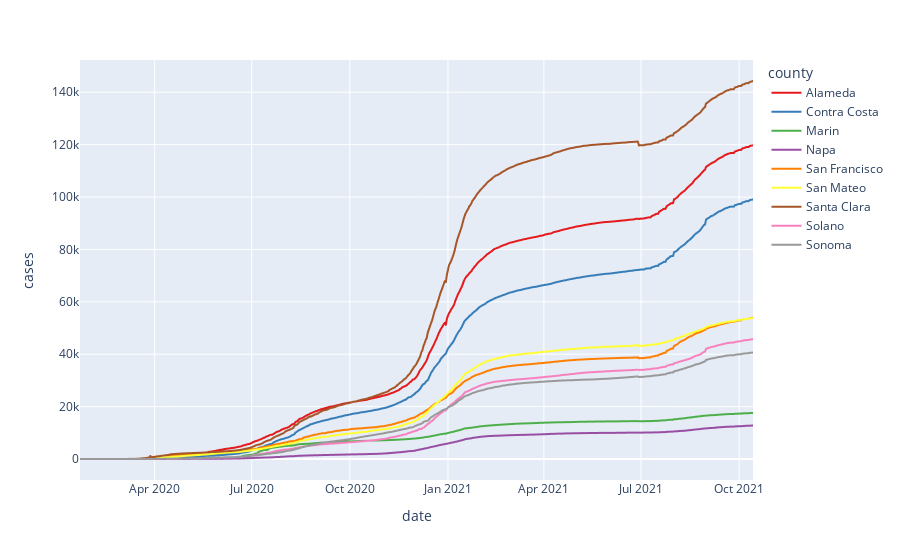

Notebook source saved alongside this figure:
### Code cell
fig = px.line(
    df_plot,
    x='date',
    y="cases",
    color='county',
    color_discrete_sequence=px.colors.qualitative.Set1,
)
fig.write_html('total_cases_by_county.html')
fig.show()

### Figure 1 — Plotly figure (JSON) as saved in the notebook; plotly's stock layout.template omitted (floating-point values rounded to 4 significant figures; data arrays with more than 128 entries replaced by an {"elided": "..."} marker saying what was removed)
{"data": [{"hovertemplate": "county=Alameda<br>date=%{x}<br>cases=%{y}<extra></extra>", "legendgroup": "Alameda", "line": {"color": "rgb(228,26,28)", "dash": "solid"}, "marker": {"symbol": "circle"}, "mode": "lines", "name": "Alameda", "showlegend": true, "type": "scattergl", "x": {"elided": "632 str values"}, "xaxis": "x", "y": {"elided": "632 int values"}, "yaxis": "y"}, {"hovertemplate": "county=Contra Costa<br>date=%{x}<br>cases=%{y}<extra></extra>", "legendgroup": "Contra Costa", "line": {"color": "rgb(55,126,184)", "dash": "solid"}, "marker": {"symbol": "circle"}, "mode": "lines", "name": "Contra Costa", "showlegend": true, "type": "scattergl", "x": {"elided": "632 str values"}, "xaxis": "x", "y": {"elided": "632 int values"}, "yaxis": "y"}, {"hovertemplate": "county=Marin<br>date=%{x}<br>cases=%{y}<extra></extra>", "legendgroup": "Marin", "line": {"color": "rgb(77,175,74)", "dash": "solid"}, "marker": {"symbol": "circle"}, "mode": "lines", "name": "Marin", "showlegend": true, "type": "scattergl", "x": {"elided": "632 str values"}, "xaxis": "x", "y": {"elided": "632 int values"}, "yaxis": "y"}, {"hovertemplate": "county=Napa<br>date=%{x}<br>cases=%{y}<extra></extra>", "legendgroup": "Napa", "line": {"color": "rgb(152,78,163)", "dash": "solid"}, "marker": {"symbol": "circle"}, "mode": "lines", "name": "Napa", "showlegend": true, "type": "scattergl", "x": {"elided": "632 str values"}, "xaxis": "x", "y": {"elided": "632 int values"}, "yaxis": "y"}, {"hovertemplate": "county=San Francisco<br>date=%{x}<br>cases=%{y}<extra></extra>", "legendgroup": "San Francisco", "line": {"color": "rgb(255,127,0)", "dash": "solid"}, "marker": {"symbol": "circle"}, "mode": "lines", "name": "San Francisco", "showlegend": true, "type": "scattergl", "x": {"elided": "632 str values"}, "xaxis": "x", "y": {"elided": "632 int values"}, "yaxis": "y"}, {"hovertemplate": "county=San Mateo<br>date=%{x}<br>cases=%{y}<extra></extra>", "legendgroup": "San Mateo", "line": {"color": "rgb(255,255,51)", "dash": "solid"}, "marker": {"symbol": "circle"}, "mode": "lines", "name": "San Mateo", "showlegend": true, "type": "scattergl", "x": {"elided": "632 str values"}, "xaxis": "x", "y": {"elided": "632 int values"}, "yaxis": "y"}, {"hovertemplate": "county=Santa Clara<br>date=%{x}<br>cases=%{y}<extra></extra>", "legendgroup": "Santa Clara", "line": {"color": "rgb(166,86,40)", "dash": "solid"}, "marker": {"symbol": "circle"}, "mode": "lines", "name": "Santa Clara", "showlegend": true, "type": "scattergl", "x": {"elided": "632 str values"}, "xaxis": "x", "y": {"elided": "632 int values"}, "yaxis": "y"}, {"hovertemplate": "county=Solano<br>date=%{x}<br>cases=%{y}<extra></extra>", "legendgroup": "Solano", "line": {"color": "rgb(247,129,191)", "dash": "solid"}, "marker": {"symbol": "circle"}, "mode": "lines", "name": "Solano", "showlegend": true, "type": "scattergl", "x": {"elided": "632 str values"}, "xaxis": "x", "y": {"elided": "632 int values"}, "yaxis": "y"}, {"hovertemplate": "county=Sonoma<br>date=%{x}<br>cases=%{y}<extra></extra>", "legendgroup": "Sonoma", "line": {"color": "rgb(153,153,153)", "dash": "solid"}, "marker": {"symbol": "circle"}, "mode": "lines", "name": "Sonoma", "showlegend": true, "type": "scattergl", "x": {"elided": "632 str values"}, "xaxis": "x", "y": {"elided": "632 int values"}, "yaxis": "y"}], "layout": {"legend": {"title": {"text": "county"}, "tracegroupgap": 0}, "margin": {"t": 60}, "xaxis": {"anchor": "y", "domain": [0, 1], "title": {"text": "date"}}, "yaxis": {"anchor": "x", "domain": [0, 1], "title": {"text": "cases"}}}}
